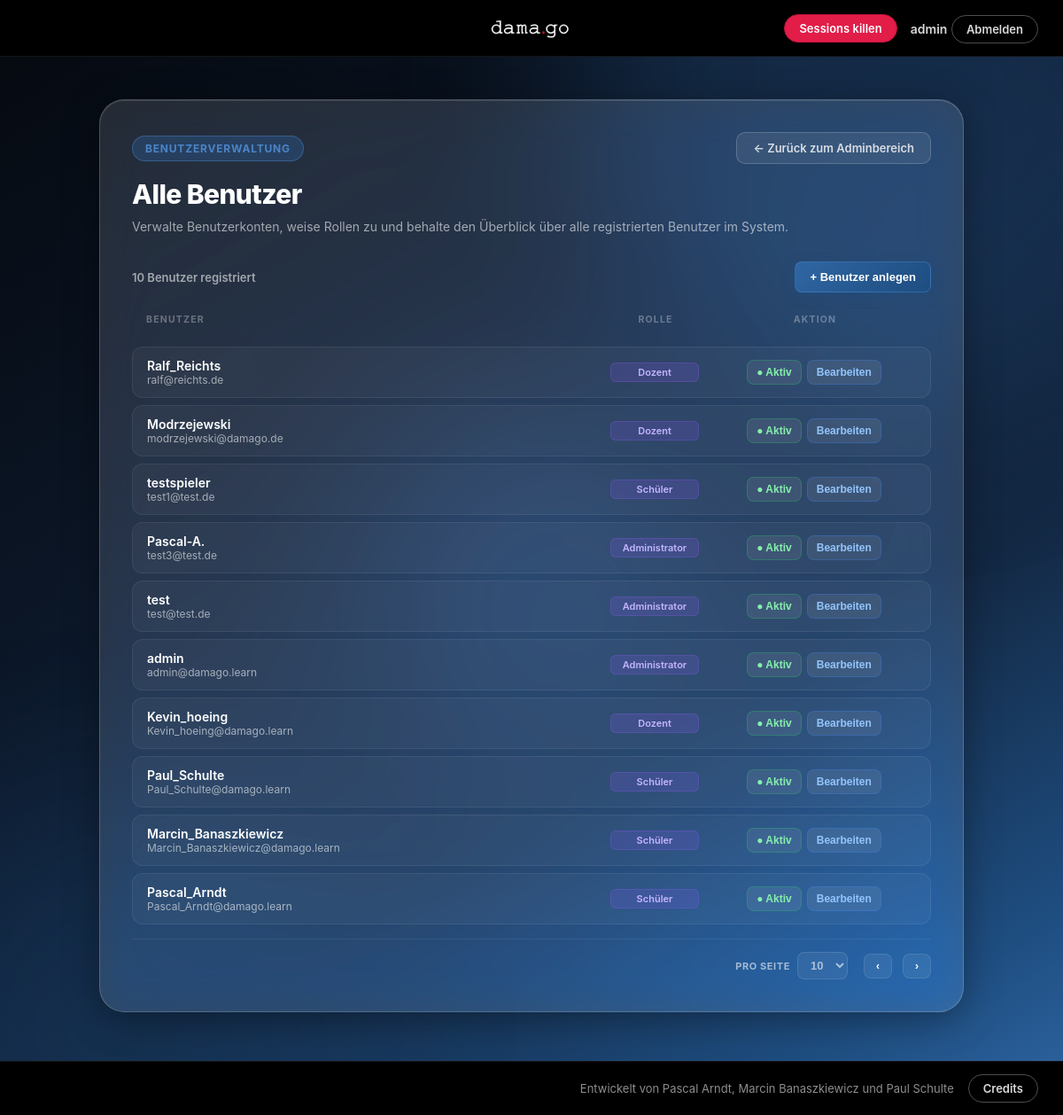
/PHP/manage_users.php (signed in), run on the app's committed database.
### tables this page shows
CREATE TABLE `users` (
  `id` int(10) unsigned NOT NULL AUTO_INCREMENT,
  `role_id` int(10) unsigned NOT NULL DEFAULT 1,
  `department_id` int(10) unsigned DEFAULT NULL,
  `avatar_image_id` int(10) unsigned DEFAULT NULL,
  `username` varchar(50) NOT NULL,
  `email` varchar(255) NOT NULL,
  `password_hash` varchar(255) NOT NULL,
  `is_active` tinyint(1) NOT NULL DEFAULT 1,
  `created_at` datetime NOT NULL DEFAULT current_timestamp(),
  `updated_at` datetime DEFAULT NULL ON UPDATE current_timestamp(),
  `created_by` int(10) unsigned DEFAULT NULL,
  `updated_by` int(10) unsigned DEFAULT NULL,
  PRIMARY KEY (`id`),
  UNIQUE KEY `uq_users_username` (`username`),
  UNIQUE KEY `uq_users_email` (`email`),
  KEY `idx_users_role_id` (`role_id`),
  KEY `idx_users_department_id` (`department_id`),
  KEY `idx_users_avatar_image_id` (`avatar_image_id`),
  KEY `idx_users_created_by` (`created_by`),
  KEY `idx_users_updated_by` (`updated_by`),
  CONSTRAINT `fk_users_avatar_image` FOREIGN KEY (`avatar_image_id`) REFERENCES `media_files` (`id`) ON DELETE SET NULL ON UPDATE CASCADE,
  CONSTRAINT `fk_users_created_by` FOREIGN KEY (`created_by`) REFERENCES `users` (`id`) ON DELETE SET NULL ON UPDATE CASCADE,
  CONSTRAINT `fk_users_department` FOREIGN KEY (`department_id`) REFERENCES `departments` (`id`) ON UPDATE CASCADE,
  CONSTRAINT `fk_users_role` FOREIGN KEY (`role_id`) REFERENCES `roles` (`id`) ON UPDATE CASCADE,
  CONSTRAINT `fk_users_updated_by` FOREIGN KEY (`updated_by`) REFERENCES `users` (`id`) ON DELETE SET NULL ON UPDATE CASCADE
);

CREATE TABLE `roles` (
  `id` int(10) unsigned NOT NULL AUTO_INCREMENT,
  `name` varchar(30) NOT NULL,
  `display_name` varchar(50) NOT NULL,
  PRIMARY KEY (`id`),
  UNIQUE KEY `uq_roles_name` (`name`)
);

### PHP/manage_users.php (the view, shortened to what this page needs)
<?php
require_once 'init.php';
require_once 'db.php';
$stmtAdmin = $pdo->prepare("SELECT id FROM users WHERE username = :username LIMIT 1");
$stmtAdmin->execute([':username' => $username]);
$adminUser  = $stmtAdmin->fetch();
$adminId    = $adminUser ? (int)$adminUser['id'] : null;
$usersStmt = $pdo->query(
    "SELECT u.id, u.username, u.email, u.is_active, u.created_at, u.role_id,
            r.display_name AS role_name
     FROM users u
     LEFT JOIN roles r ON u.role_id = r.id
     ORDER BY u.created_at DESC"
);
$users = $usersStmt->fetchAll();
?>
<!DOCTYPE html>
<html lang="de">
<head>
    <link rel="stylesheet" href="../CSS/style.css">
</head>
<body class="auth-page">
    <div class="page-orbs">
        <div class="orb orb-1"></div>
        <div class="orb orb-2"></div>
        <div class="orb orb-3"></div>
    </div>
    <?php include_once 'topbar.php'; ?>
    <main class="auth-layout dashboard-auth-layout manage-users-layout">
        <section class="dashboard-panel">
            <div class="archive-head">
                <span class="eyebrow">Benutzerverwaltung</span>
                <a href="admin_area.php" class="back-button">← Zurück zum Adminbereich</a>
            </div>
            <div class="auth-header">
                <h2>Alle Benutzer</h2>
                <p>Verwalte Benutzerkonten, weise Rollen zu und behalte den Überblick über alle registrierten Benutzer im System.</p>
            </div>
            <div class="user-list-toolbar">
                <span class="user-count"><?php echo count($users); ?> Benutzer registriert</span>
                <button type="button" class="btn-icon btn-create" onclick="openCreateModal()">
                    + Benutzer anlegen
                </button>
            </div>
            <div class="user-list-header">
                <span class="col-benutzer">Benutzer</span>
                <span class="col-rolle">Rolle</span>
                <span class="col-aktion">Aktion</span>
            </div>
            <div class="user-list">
                <?php if (empty($users)): ?>
                    <div class="dashboard-action-card dashboard-action-card-empty">
                        <div class="dashboard-action-icon">NV</div>
                        <div>
                            <h3>Keine Benutzer gefunden</h3>
                            <p>Es sind noch keine Benutzer im System registriert.</p>
                        </div>
                    </div>
                <?php else: ?>
                    <?php foreach ($users as $user): ?>
                        <div class="user-row">
                            <div class="user-info col-benutzer">
                                <div class="user-name"><?php echo htmlspecialchars($user['username']); ?></div>
                                <div class="user-email"><?php echo htmlspecialchars($user['email']); ?></div>
                            </div>
                            <div class="col-rolle">
                                <span class="badge badge-role">
                                    <?php echo htmlspecialchars($user['role_name'] ?? 'Unbekannt'); ?>
                                </span>
                            </div>
                            <div class="col-aktion">
                                <form method="POST" class="inline-form">
                                    <button type="submit"
                                        class="btn-icon <?php echo $user['is_active'] ? 'btn-toggle-active' : 'btn-toggle-inactive'; ?>"
                                        <?php echo ($user['id'] === $adminId) ? 'disabled title="Eigener Account"' : ''; ?>>
                                        <?php echo $user['is_active'] ? '● Aktiv' : '○ Inaktiv'; ?>
                                    </button>
                                </form>
                                <button type="button"
                                    class="btn-icon btn-edit"
                                    onclick="openEditModal(
                                        <?php echo $user['id']; ?>,
                                        '<?php echo addslashes(htmlspecialchars($user['username'])); ?>',
                                        '<?php echo addslashes(htmlspecialchars($user['email'])); ?>',
                                        <?php echo $user['role_id']; ?>
                                    )">
                                    Bearbeiten
                                </button>
                            </div>
                        </div>
                    <?php endforeach; ?>
                <?php endif; ?>
            </div>
            <?php if (!empty($users)): ?>
                <div class="mq-pagination" id="muPagination">
                    <div class="mq-pagination-controls">
                        <label class="mq-perpage">
                            Pro Seite
                            <select id="muPerPage">
                                <option value="10" selected>10</option>
                            </select>
                        </label>
                        <div class="mq-pager">
                            <button type="button" class="btn-icon mq-pager-btn" id="muPrev" aria-label="Vorherige Seite">‹</button>
                            <button type="button" class="btn-icon mq-pager-btn" id="muNext" aria-label="Nächste Seite">›</button>
                        </div>
                    </div>
                </div>
            <?php endif; ?>
        </section>
    </main>
    <?php include_once 'footbar.php'; ?>
</body>
</html>

### data on the page
users: username "Ralf_Reichts", email "ralf@reichts.de", role.display_name "Dozent", is_active "● Aktiv"
users: username "Modrzejewski", email "modrzejewski@damago.de", role.display_name "Dozent", is_active "● Aktiv"
users: username "testspieler", email "test1@test.de", role.display_name "Schüler", is_active "● Aktiv"
users: username "Pascal-A.", email "test3@test.de", role.display_name "Administrator", is_active "● Aktiv"
users: username "test", email "test@test.de", role.display_name "Administrator", is_active "● Aktiv"
users: username "admin", email "admin@damago.learn", role.display_name "Administrator", is_active "● Aktiv"
users: username "Kevin_hoeing", email "Kevin_hoeing@damago.learn", role.display_name "Dozent", is_active "● Aktiv"
users: username "Paul_Schulte", email "Paul_Schulte@damago.learn", role.display_name "Schüler", is_active "● Aktiv"
users: username "Marcin_Banaszkiewicz", email "Marcin_Banaszkiewicz@damago.learn", role.display_name "Schüler", is_active "● Aktiv"
users: username "Pascal_Arndt", email "Pascal_Arndt@damago.learn", role.display_name "Schüler", is_active "● Aktiv"

### other printed values
$username "admin"
count($users) "10"
